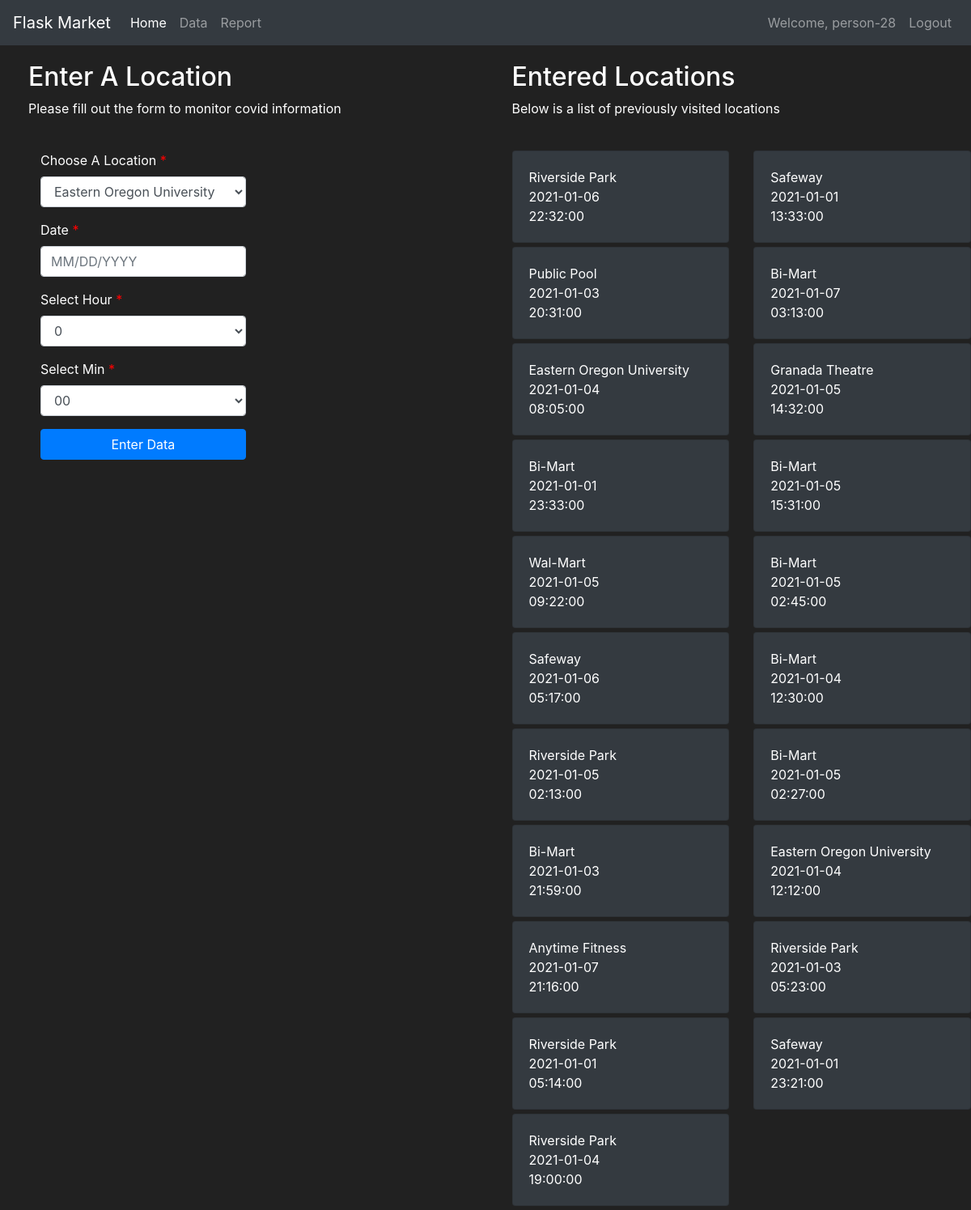
The page /data (signed in) on the database its author committed.
### tracker/models.py (models this page shows, shortened)
class User(db.Model, UserMixin):
    first = db.Column(db.String(length=30), nullable=False)
    last = db.Column(db.String(length=30), nullable=False)
    username = db.Column(db.String(length=30), nullable=False, unique=True)
    password_hash = db.Column(db.String(length=60), nullable=False)
    is_infected = db.Column(db.Boolean(), nullable=False, default=False)
    infection_chance = db.Column(db.Float(), nullable=False, default=0)
    id = db.Column(db.Integer(), primary_key=True)
    @property
    def password(self):
        return self.password

class Location(db.Model):
    id = db.Column(db.Integer(), primary_key=True)
    name = db.Column(db.String(length=30), nullable=False)
    infection = db.Column(db.Float(), nullable=False, default=0.0)
    owner = db.Column(db.Integer(), db.ForeignKey('user.id'))
    date = db.Column(db.Date(), default='2020-01-01 12:00')
    time = db.Column(db.Time(), default='00:00')
    visited = db.Column(db.Boolean(), default=False)

### tracker/routes.py (the view, shortened to what this page needs)
@app.route('/data', methods=['GET', 'POST'])
@login_required
def data_page():
    data_form = EnterDataForm()
    if request.method == "GET":
        owned_locations = Location.query.filter_by(owner=current_user.id)
        return render_template('data.html', data_form=data_form, owned_locations=owned_locations)

### tracker/forms.py (shortened to what this page needs)
class EnterDataForm(FlaskForm):
    enter_data = SubmitField(label='Enter Data')
    request = SubmitField(label='Request Info')
    update_user = SubmitField(label='Update User')
    update_location = SubmitField(label='Update Location')

### tracker/models.py (called while the page is built)
@login_manager.user_loader
def load_user(user_id):
    return User.query.get(int(user_id))

### tracker/templates/data.html (shortened to what this page needs)
{% extends 'base.html' %}
{% block content %}
<div class="row" style="margin-top:20px; margin-left:20px">
    <div class="col-6">
        <h2>Enter A Location</h2>
        <p>Please fill out the form to monitor covid information</p>
        <br>
        <div class="container-fluid">
            <div class="row">
                <div class="col-md-6 col-sm-6 col-xs-12">
                    <form method="POST">
                        <div class="form-group ">
                            <label class="control-label requiredField" for="Location"> Choose A Location
                                <span class="asteriskField">
                                    *
                                </span>
                            </label>
                            <select class="select form-control" id="Location" name="Location">
                                <option value="Eastern Oregon University"> Eastern Oregon University </option>
                            </select>
                        </div>
                        <div class="form-group ">
                            <label class="control-label requiredField" for="date"> Date
                                <span class="asteriskField">
                                    *
                                </span>
                            </label>
                            <input class="form-control" id="date" name="date" placeholder="MM/DD/YYYY" type="text" />
                        </div>
                        <div class="form-group ">
                            <label class="control-label requiredField" for="Hour"> Select Hour
                                <span class="asteriskField">
                                    *
                                </span>
                            </label>
                            <select class="select form-control" id="Hour" name="Hour">
                                {% for i in range(24) %}
                                <option value="{{ i }}"> {{ i }} </option>
                                {% endfor %}
                            </select>
                        </div>
                        <div class="form-group ">
                            <label class="control-label requiredField" for="Min"> Select Min
                                <span class="asteriskField">
                                    *
                                </span>
                            </label>
                            <select class="select form-control" id="Min" name="Min">
                                <option value="00"> 00 </option>
                            </select>
                        </div>
                        <div class="form-group">
                            <div>
                                {{ data_form.enter_data( class="btn btn-primary btn-block")}}
                            </div>
                        </div>
                    </form>
                </div>
            </div>
        </div>
    </div>
    <div class="col-6">
        <h2>Entered Locations</h2>
        <p>Below is a list of previously visited locations</p>
        <br>
        <div class="row">
            {% for owned_location in owned_locations %}
            <div class="col-md-6">
                <div style="margin-bottom: 5px" class="card text-left bg-dark">
                    <div class="card-body">
                        {{ owned_location.name }}
                        <br>
                        {{ owned_location.date }}
                        <br>
                        {{ owned_location.time }}
                    </div>
                </div>
            </div>
            {% endfor %}
        </div>
    </div>
</div>
{% endblock %}

### tracker/templates/base.html (shortened to what this page needs)
<!doctype html>
<html lang="en">
<head>
    <link rel="stylesheet" href="https://cdn.jsdelivr.net/npm/bootstrap@4.5.3/dist/css/bootstrap.min.css">
</head>
<body>
    <nav class="navbar navbar-expand-md navbar-dark bg-dark"> <a class="navbar-brand" href="#">Flask Market</a>
        <div class="collapse navbar-collapse" id="navbarNav">
            <ul class="navbar-nav mr-auto">
                {% if current_user.username != 'admin' %}
                <li class="nav-item active"> <a class="nav-link" href="{{ url_for('home_page') }}">Home <span class="sr-only">(current)</span></a> </li>
                <li class="nav-item"> <a class="nav-link" href="{{ url_for('data_page') }}">Data</a> </li>
                <li class="nav-item"> <a class="nav-link" href="{{ url_for('report_page') }}">Report</a> </li>
                {% endif %}
            </ul>
            {% if current_user.is_authenticated %}
            <ul class="navbar-nav">
                <li class="nav-item"> <a class="nav-link">Welcome, {{ current_user.username }}</a> </li>
                <li class="nav-item"> <a class="nav-link" href="{{ url_for('logout_page') }}">Logout</a> </li>
            </ul> {% else %}
            <ul class="navbar-nav">
                <li class="nav-item"> <a class="nav-link" href="{{ url_for('login_page') }}">Login</a> </li>
                <li class="nav-item"> <a class="nav-link" href="{{ url_for('register_page') }}">Register</a> </li>
            </ul> {% endif %}
        </div>
    </nav>
    {% block content %}
    {% endblock %}
    <link rel="stylesheet" href="https://cdnjs.cloudflare.com/ajax/libs/bootstrap-datepicker/1.4.1/css/bootstrap-datepicker3.css" />
</body>
</html>

### tracker/templates/data.html (style rules this page uses)
.asteriskField { color: red; }

### tracker/templates/base.html (style rules this page uses)
body { background-color: #212121; color: white }

### rows shown on the page
User: username "person-28"
Location: name "Riverside Park", date "2021-01-06", time "22:32:00"
Location: name "Safeway", date "2021-01-01", time "13:33:00"
Location: name "Public Pool", date "2021-01-03", time "20:31:00"
Location: name "Bi-Mart", date "2021-01-07", time "03:13:00"
Location: name "Eastern Oregon University", date "2021-01-04", time "08:05:00"
Location: name "Granada Theatre", date "2021-01-05", time "14:32:00"
Location: name "Bi-Mart", date "2021-01-01", time "23:33:00"
Location: name "Bi-Mart", date "2021-01-05", time "15:31:00"
Location: name "Wal-Mart", date "2021-01-05", time "09:22:00"
Location: name "Bi-Mart", date "2021-01-05", time "02:45:00"
Location: name "Safeway", date "2021-01-06", time "05:17:00"
Location: name "Bi-Mart", date "2021-01-04", time "12:30:00"
Location: name "Riverside Park", date "2021-01-05", time "02:13:00"
Location: name "Bi-Mart", date "2021-01-05", time "02:27:00"
Location: name "Bi-Mart", date "2021-01-03", time "21:59:00"
Location: name "Eastern Oregon University", date "2021-01-04", time "12:12:00"
Location: name "Anytime Fitness", date "2021-01-07", time "21:16:00"
Location: name "Riverside Park", date "2021-01-03", time "05:23:00"
Location: name "Riverside Park", date "2021-01-01", time "05:14:00"
Location: name "Safeway", date "2021-01-01", time "23:21:00"
Location: name "Riverside Park", date "2021-01-04", time "19:00:00"

### other values the page prints
form field Hour "0"
